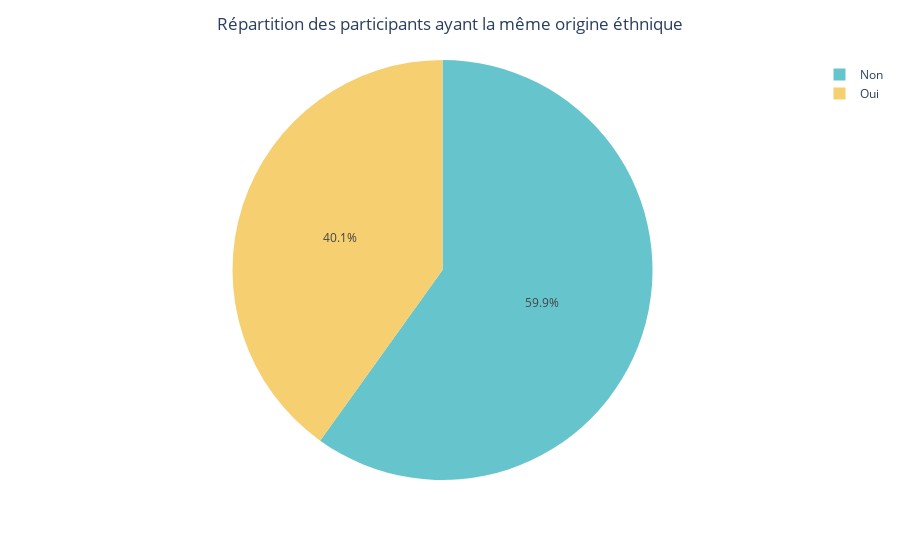

The notebook cell saved with this chart:
### Code cell
fig = px.pie(df_samerace, names = "samerace", values="count", color_discrete_sequence=px.colors.qualitative.Pastel)
fig.update_layout(title="Répartition des participants ayant la même origine éthnique", title_x=0.5)
fig.show()

### Figure 1 — Plotly figure (JSON) as saved in the notebook; plotly's stock layout.template omitted (floating-point values rounded to 4 significant figures)
{"data": [{"domain": {"x": [0, 1], "y": [0, 1]}, "hovertemplate": "samerace=%{label}<br>count=%{value}<extra></extra>", "labels": ["Non", "Oui"], "legendgroup": "", "name": "", "showlegend": true, "type": "pie", "values": [4924, 3296]}], "layout": {"legend": {"tracegroupgap": 0}, "margin": {"t": 60}, "piecolorway": ["rgb(102, 197, 204)", "rgb(246, 207, 113)", "rgb(248, 156, 116)", "rgb(220, 176, 242)", "rgb(135, 197, 95)", "rgb(158, 185, 243)", "rgb(254, 136, 177)", "rgb(201, 219, 116)", "rgb(139, 224, 164)", "rgb(180, 151, 231)", "rgb(179, 179, 179)"], "title": {"text": "Répartition des participants ayant la même origine éthnique", "x": 0.5}}}
